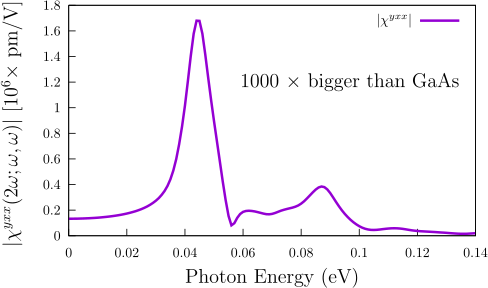

Write the gnuplot code that produced this figure.
set terminal mp color dashed latex 11

set xlabel "{\\Large Photon Energy (eV)}"

#######   check non zero components and symetryes 


abso(w,x,y,z)=(sqrt((w+y)**2+(x+z)**2))
#z lenght of layer [Angstroms (la) & meters (lm)]
lb=2.766410479
la=1.463921487
lm=la*1E-10
scale=lm*1E6

unset zeroaxis

### LAYERS

set xtics nomirror
set ytics nomirror

unset zeroaxis
#set label 1 "{\\Large C$_{16}$H$_{8}$-up}"   at graph 0.75, graph 0.40 
set ylabel '{\Large $|\chi^{yxx}(2\omega;\omega,\omega)|$ [$10^{6}\times$ pm/V] }'
set label '{\Large 1000 $\times$ bigger than GaAs}' at 0.059,1.2
# set label '{\large Second harmonic generation $\chi$}'

set xrange [0:0.14]
set key top right


set output "shg-vnl-up.mp"
p "data/up/res-nospin_0-2eV/shgL.vnl.sm_0.006_yxx_8452_40-nospin_scissor_0_Nc_27" u 1:(abso($2,$3,$4,$5)*1e-6) t '$|\chi^{yxx}|$' w l lw 3 lt 1 dt 1
  # "data/up/res-nospin_0-2eV/shgL.vnl.sm_0.006_xxy_8452_40-nospin_scissor_0_Nc_27" u 1:(abso($2,$3,$4,$5)*1e-6) t 'xxy' w l lw 2 lt 2 dt 2,\
  # "data/up/res-nospin_0-2eV/shgL.vnl.sm_0.006_yxy_8452_40-nospin_scissor_0_Nc_27" u 1:(abso($2,$3,$4,$5)*1e-6) t 'yxy' w l lw 2 lt 6 dt 3
  
  # "data/up/res-nospin_0-2eV/shgL.vnl.sm_0.006_yyz_8452_40-nospin_scissor_0_Nc_27" u 1:(abso($2,$3,$4,$5)*1e-6) t 'yyz' w l lw 2 lt 3 dt 3,\
  # "data/up/res-nospin_0-2eV/shgL.vnl.sm_0.006_xxx_8452_40-nospin_scissor_0_Nc_27" u 1:(abso($2,$3,$4,$5)*1e-6) t 'xxx' w l lw 2 lt 4 dt 4,\
  # "data/up/res-nospin_0-2eV/shgL.vnl.sm_0.006_xyz_8452_40-nospin_scissor_0_Nc_27" u 1:(abso($2,$3,$4,$5)*1e-6) t 'xyz' w l lw 2 lt 5 dt 5,\
  # "data/up/res-nospin_0-2eV/shgL.vnl.sm_0.006_yyy_8452_40-nospin_scissor_0_Nc_27" u 1:(abso($2,$3,$4,$5)*1e-6) t 'yyy' w l lw 2 lt 7 dt 7,\
  # "data/up/res-nospin_0-2eV/shgL.vnl.sm_0.006_yyz_8452_40-nospin_scissor_0_Nc_27" u 1:(abso($2,$3,$4,$5)*1e-6) t 'yyz' w l lw 2 lt 8 dt 8
